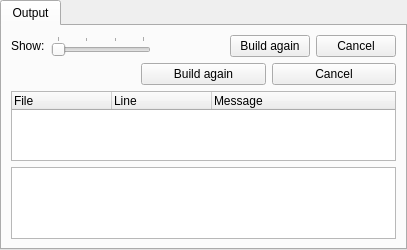
<?xml version="1.0" encoding="UTF-8"?>
<ui version="4.0">
 <class>build</class>
 <widget class="QWidget" name="build">
  <property name="geometry">
   <rect>
    <x>0</x>
    <y>0</y>
    <width>407</width>
    <height>178</height>
   </rect>
  </property>
  <layout class="QVBoxLayout" name="verticalLayout">
   <property name="spacing">
    <number>0</number>
   </property>
   <property name="margin">
    <number>0</number>
   </property>
   <item>
    <widget class="KTabWidget" name="ktabwidget">
     <property name="currentIndex">
      <number>0</number>
     </property>
     <widget class="QWidget" name="errs">
      <attribute name="title">
       <string>Output</string>
      </attribute>
      <layout class="QVBoxLayout" name="verticalLayout_2">
       <item>
        <layout class="QHBoxLayout" name="horizontalLayout">
         <item>
          <widget class="QLabel" name="showLabel">
           <property name="text">
            <string>Show:</string>
           </property>
          </widget>
         </item>
         <item>
          <widget class="QSlider" name="displayModeSlider">
           <property name="sizePolicy">
            <sizepolicy hsizetype="Fixed" vsizetype="Fixed">
             <horstretch>0</horstretch>
             <verstretch>0</verstretch>
            </sizepolicy>
           </property>
           <property name="minimumSize">
            <size>
             <width>100</width>
             <height>0</height>
            </size>
           </property>
           <property name="maximum">
            <number>3</number>
           </property>
           <property name="pageStep">
            <number>1</number>
           </property>
           <property name="orientation">
            <enum>Qt::Horizontal</enum>
           </property>
           <property name="tickPosition">
            <enum>QSlider::TicksAbove</enum>
           </property>
           <property name="tickInterval">
            <number>1</number>
           </property>
          </widget>
         </item>
         <item>
          <widget class="QLabel" name="displayModeLabel">
           <property name="text">
            <string/>
           </property>
          </widget>
         </item>
         <item>
          <spacer name="horizontalSpacer">
           <property name="orientation">
            <enum>Qt::Horizontal</enum>
           </property>
           <property name="sizeHint" stdset="0">
            <size>
             <width>40</width>
             <height>20</height>
            </size>
           </property>
          </spacer>
         </item>
         <item>
          <widget class="QLabel" name="buildStatusLabel">
           <property name="text">
            <string/>
           </property>
          </widget>
         </item>
         <item>
          <widget class="QPushButton" name="buildAgainButton">
           <property name="text">
            <string>Build again</string>
           </property>
          </widget>
         </item>
         <item>
          <widget class="QPushButton" name="cancelBuildButton">
           <property name="text">
            <string>Cancel</string>
           </property>
          </widget>
         </item>
        </layout>
       </item>
       <item>
        <layout class="QHBoxLayout" name="extraLineLayout">
         <item>
          <widget class="QLabel" name="buildStatusLabel2">
           <property name="text">
            <string/>
           </property>
          </widget>
         </item>
         <item>
          <widget class="QPushButton" name="buildAgainButton2">
           <property name="text">
            <string>Build again</string>
           </property>
          </widget>
         </item>
         <item>
          <widget class="QPushButton" name="cancelBuildButton2">
           <property name="text">
            <string>Cancel</string>
           </property>
          </widget>
         </item>
        </layout>
       </item>
       <item>
        <widget class="QTreeWidget" name="errTreeWidget">
         <property name="sizePolicy">
          <sizepolicy hsizetype="Expanding" vsizetype="Expanding">
           <horstretch>1</horstretch>
           <verstretch>1</verstretch>
          </sizepolicy>
         </property>
         <property name="autoScroll">
          <bool>false</bool>
         </property>
         <property name="alternatingRowColors">
          <bool>true</bool>
         </property>
         <property name="rootIsDecorated">
          <bool>false</bool>
         </property>
         <property name="allColumnsShowFocus">
          <bool>true</bool>
         </property>
         <column>
          <property name="text">
           <string comment="Header for the file name column">File</string>
          </property>
         </column>
         <column>
          <property name="text">
           <string comment="Header for the line number column">Line</string>
          </property>
         </column>
         <column>
          <property name="text">
           <string comment="Header for the error message column">Message</string>
          </property>
         </column>
        </widget>
       </item>
       <item>
        <widget class="QPlainTextEdit" name="plainTextEdit">
         <property name="readOnly">
          <bool>true</bool>
         </property>
        </widget>
       </item>
      </layout>
     </widget>
    </widget>
   </item>
  </layout>
 </widget>
 <customwidgets>
  <customwidget>
   <class>KTabWidget</class>
   <extends>QTabWidget</extends>
   <header>ktabwidget.h</header>
   <container>1</container>
  </customwidget>
 </customwidgets>
 <tabstops>
  <tabstop>errTreeWidget</tabstop>
 </tabstops>
 <connections/>
</ui>
